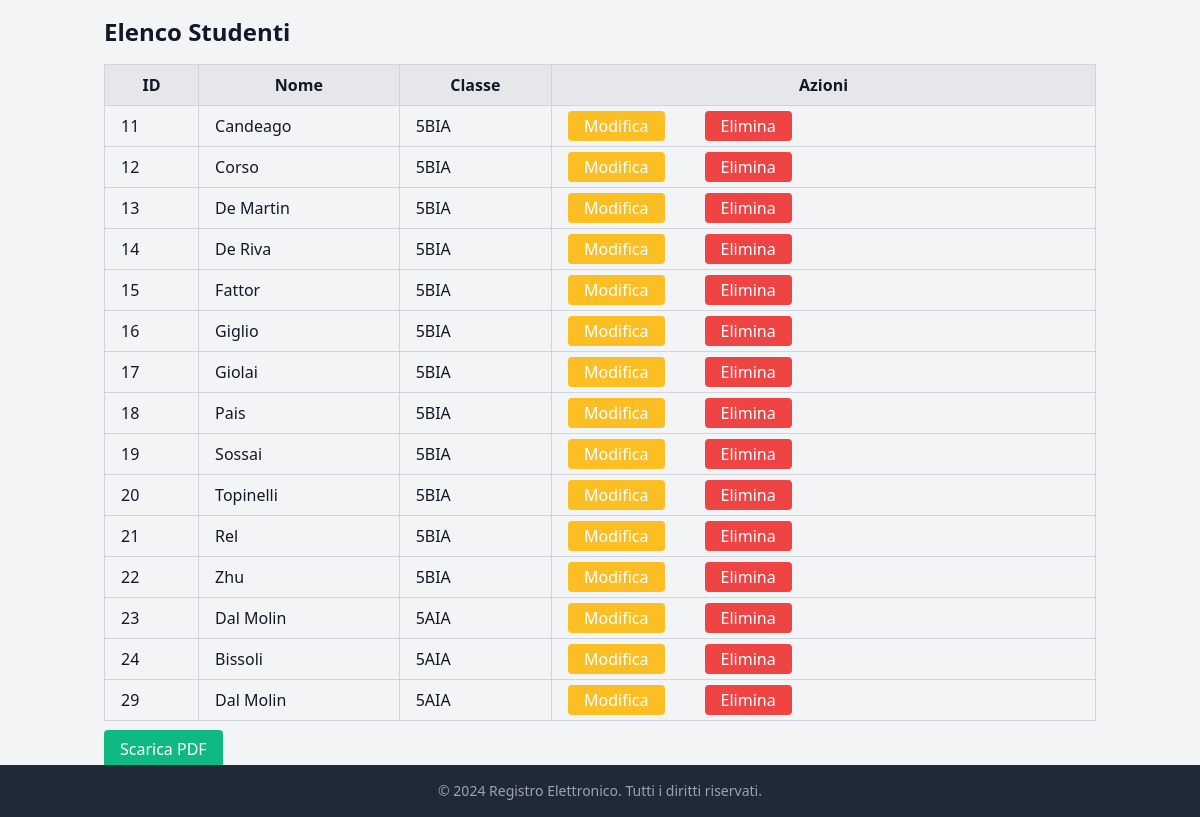
The app's page /pages/students_list.php (signed in) with its own data.
### tables this page shows
CREATE TABLE `students` (
  `id` int(11) NOT NULL,
  `user_id` int(11) DEFAULT NULL,
  `name` varchar(100) NOT NULL,
  `class` varchar(50) DEFAULT NULL
);

### pages/students_list.php (the view, shortened to what this page needs)
<?php
include '../includes/database.php';
$sql_students = "SELECT * FROM students";
$result_students = $conn->query($sql_students);
?>
<!DOCTYPE html>
<html lang="it">
<head>
    <link href="https://cdn.jsdelivr.net/npm/tailwindcss@2.2.19/dist/tailwind.min.css" rel="stylesheet">
</head>
<body class="bg-gray-100 text-gray-900">
    <div class="container mx-auto p-4">
        <h2 class="text-2xl font-bold mb-4">Elenco Studenti</h2>
        <div class="flex justify-between mb-4">
            <table class="w-full border-collapse border border-gray-300">
                <thead class="bg-gray-200">
                    <tr>
                        <th class="py-2 px-4 border border-gray-300">ID</th>
                        <th class="py-2 px-4 border border-gray-300">Nome</th>
                        <th class="py-2 px-4 border border-gray-300">Classe</th>
                        <th class="py-2 px-4 border border-gray-300">Azioni</th>
                    </tr>
                </thead>
                <tbody>
                    <?php
                    if ($result_students->num_rows > 0) {
                        while ($row = $result_students->fetch_assoc()) {
                            echo "<tr>";
                            echo "<td class='py-2 px-4 border border-gray-300'>" . $row['id'] . "</td>";
                            echo "<td class='py-2 px-4 border border-gray-300'>" . $row['name'] . "</td>";
                            echo "<td class='py-2 px-4 border border-gray-300'>" . $row['class'] . "</td>";
                            echo "<td class='py-2 px-4 border border-gray-300'>";
                            echo "<a href=\"edit_student.php?student_id={$row['id']}\" class=\"bg-yellow-400 text-white px-4 py-1 rounded hover:bg-yellow-500\">Modifica</a>";
                            echo "<a href=\"delete_student.php?student_id={$row['id']}\" class=\"bg-red-500 text-white px-4 py-1 rounded hover:bg-red-600 mx-10\">Elimina</a>";
                            echo "</td>";
                            echo "</tr>";
                        }
                    } else {
                        echo "<tr><td colspan='4' class='py-2 px-4 border border-gray-300'>Nessuno studente trovato</td></tr>";
                    }
                    ?>
                </tbody>
            </table>
        </div>
        <div>
            <a href="generate_student_list_pdf.php" class="bg-green-500 text-white px-4 py-2 rounded hover:bg-green-600">Scarica PDF</a>
        </div>
        <p class="mt-4"><a href="admin_dashboard.php" class="text-blue-500 hover:text-blue-600">Torna alla Dashboard</a></p>
    </div>
    <footer class="footer absolute bottom-0 w-full bg-gray-800 py-4 text-center">
        <div class="container mx-auto">
            <p class="text-sm text-gray-400">&copy; <?php echo date("Y"); ?> Registro Elettronico. Tutti i diritti riservati.</p>
        </div>
    </footer>
</body>
</html>

### records on screen
students: id "11", name "Candeago", class "5BIA"
students: id "12", name "Corso", class "5BIA"
students: id "13", name "De Martin", class "5BIA"
students: id "14", name "De Riva", class "5BIA"
students: id "15", name "Fattor", class "5BIA"
students: id "16", name "Giglio", class "5BIA"
students: id "17", name "Giolai", class "5BIA"
students: id "18", name "Pais", class "5BIA"
students: id "19", name "Sossai", class "5BIA"
students: id "20", name "Topinelli", class "5BIA"
students: id "21", name "Rel", class "5BIA"
students: id "22", name "Zhu", class "5BIA"
students: id "23", name "Dal Molin", class "5AIA"
students: id "24", name "Bissoli", class "5AIA"
students: id "29", name "Dal Molin", class "5AIA"
